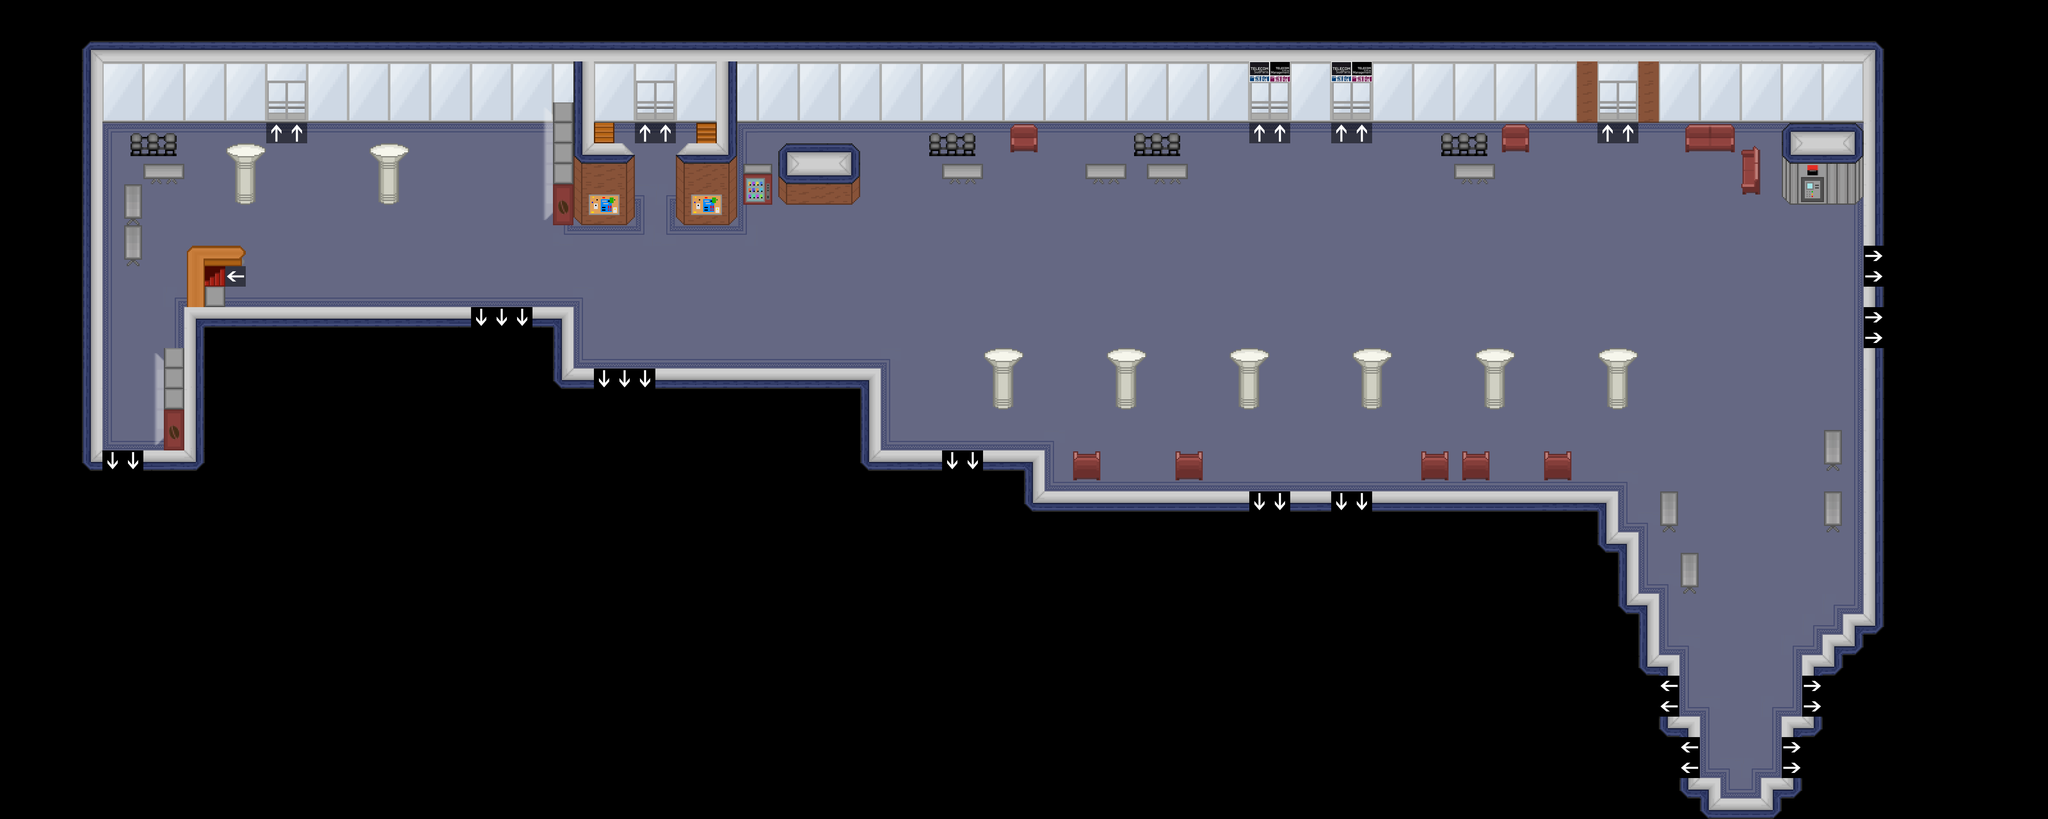

The image is a tile-based game level rendered from a .tmx file. Its description and source (layers, tilesets, objects; grid data summarised) follow:
An orthogonal 100x40 tile map with 48x48 px tiles, 6 tile layers (floor 1, floor 2, map-transition, Murs, ...).

<map version="1.0" orientation="orthogonal" width="100" height="40" tilewidth="48" tileheight="48">
 <tileset firstgid="1" name="tilesheet" tilewidth="48" tileheight="48">
  <image source="../img/tilesheet.png" width="960" height="1820" />
 </tileset>
 <layer name="floor 1" width="100" height="40">
  <data>[4000 cells, 1379 non-empty, 13 distinct tile ids]</data>
 </layer>
 <layer name="floor 2" width="100" height="40">
  <data>[4000 cells, 40 non-empty, 14 distinct tile ids]</data>
 </layer>
 <layer name="map-transition" width="100" height="40">
  <data>[4000 cells, 39 non-empty, 6 distinct tile ids]</data>
 </layer>
 <layer name="Murs" width="100" height="40">
  <data>[4000 cells, 521 non-empty, 46 distinct tile ids]</data>
 </layer>
 <layer name="Objets" width="100" height="40">
  <data>[4000 cells, 167 non-empty, 67 distinct tile ids]</data>
 </layer>
 <layer name="Objets 2" width="100" height="40">
  <data>[4000 cells, 1 non-empty, 1 distinct tile ids]</data>
 </layer>
</map>
